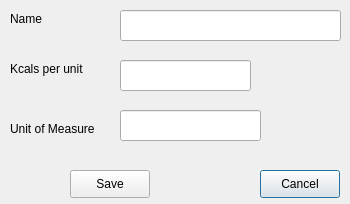
<?xml version="1.0" encoding="UTF-8"?>
<ui version="4.0">
 <class>EditFoodTypes</class>
 <widget class="QDialog" name="EditFoodTypes">
  <property name="geometry">
   <rect>
    <x>0</x>
    <y>0</y>
    <width>350</width>
    <height>204</height>
   </rect>
  </property>
  <property name="minimumSize">
   <size>
    <width>350</width>
    <height>204</height>
   </size>
  </property>
  <property name="windowTitle">
   <string>Edit Food Types</string>
  </property>
  <widget class="QPushButton" name="cmdCancel">
   <property name="geometry">
    <rect>
     <x>260</x>
     <y>170</y>
     <width>80</width>
     <height>28</height>
    </rect>
   </property>
   <property name="text">
    <string>Cancel</string>
   </property>
  </widget>
  <widget class="QPushButton" name="cmdSave">
   <property name="geometry">
    <rect>
     <x>70</x>
     <y>170</y>
     <width>80</width>
     <height>28</height>
    </rect>
   </property>
   <property name="text">
    <string>Save</string>
   </property>
  </widget>
  <widget class="QLabel" name="label">
   <property name="geometry">
    <rect>
     <x>10</x>
     <y>10</y>
     <width>54</width>
     <height>18</height>
    </rect>
   </property>
   <property name="text">
    <string>Name</string>
   </property>
  </widget>
  <widget class="QLabel" name="label_3">
   <property name="geometry">
    <rect>
     <x>10</x>
     <y>120</y>
     <width>91</width>
     <height>18</height>
    </rect>
   </property>
   <property name="text">
    <string>Unit of Measure</string>
   </property>
  </widget>
  <widget class="QLabel" name="label_4">
   <property name="geometry">
    <rect>
     <x>10</x>
     <y>60</y>
     <width>101</width>
     <height>18</height>
    </rect>
   </property>
   <property name="text">
    <string>Kcals per unit</string>
   </property>
  </widget>
  <widget class="QLineEdit" name="txtKCalories">
   <property name="geometry">
    <rect>
     <x>120</x>
     <y>60</y>
     <width>131</width>
     <height>31</height>
    </rect>
   </property>
  </widget>
  <widget class="QLineEdit" name="txtFoodType">
   <property name="geometry">
    <rect>
     <x>120</x>
     <y>10</y>
     <width>221</width>
     <height>31</height>
    </rect>
   </property>
  </widget>
  <widget class="QLineEdit" name="txtMeasuringUnit">
   <property name="geometry">
    <rect>
     <x>120</x>
     <y>110</y>
     <width>141</width>
     <height>31</height>
    </rect>
   </property>
  </widget>
 </widget>
 <resources/>
 <connections/>
</ui>
